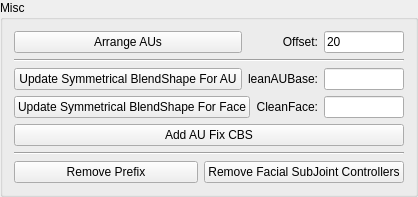
           <widget class="QGroupBox" name="MiscellaneousGroupBox">
            <property name="minimumSize">
             <size>
              <width>0</width>
              <height>0</height>
             </size>
            </property>
            <property name="maximumSize">
             <size>
              <width>16777215</width>
              <height>200</height>
             </size>
            </property>
            <property name="mouseTracking">
             <bool>false</bool>
            </property>
            <property name="autoFillBackground">
             <bool>false</bool>
            </property>
            <property name="title">
             <string>Misc</string>
            </property>
            <property name="flat">
             <bool>false</bool>
            </property>
            <layout class="QVBoxLayout" name="verticalLayout_3">
             <item>
              <layout class="QHBoxLayout" name="horizontalLayout_7">
               <item>
                <widget class="QPushButton" name="arrangeAUBtn">
                 <property name="minimumSize">
                  <size>
                   <width>0</width>
                   <height>0</height>
                  </size>
                 </property>
                 <property name="maximumSize">
                  <size>
                   <width>16777215</width>
                   <height>16777215</height>
                  </size>
                 </property>
                 <property name="text">
                  <string>Arrange AUs</string>
                 </property>
                </widget>
               </item>
               <item>
                <widget class="QLabel" name="label_4">
                 <property name="maximumSize">
                  <size>
                   <width>70</width>
                   <height>16777215</height>
                  </size>
                 </property>
                 <property name="text">
                  <string>Offset:</string>
                 </property>
                 <property name="alignment">
                  <set>Qt::AlignRight|Qt::AlignTrailing|Qt::AlignVCenter</set>
                 </property>
                </widget>
               </item>
               <item>
                <widget class="QLineEdit" name="offsetLineEdit">
                 <property name="minimumSize">
                  <size>
                   <width>0</width>
                   <height>0</height>
                  </size>
                 </property>
                 <property name="maximumSize">
                  <size>
                   <width>80</width>
                   <height>16777215</height>
                  </size>
                 </property>
                 <property name="text">
                  <string>20</string>
                 </property>
                </widget>
               </item>
              </layout>
             </item>
             <item>
              <widget class="Line" name="line_4">
               <property name="orientation">
                <enum>Qt::Horizontal</enum>
               </property>
              </widget>
             </item>
             <item>
              <layout class="QHBoxLayout" name="horizontalLayout_8">
               <item>
                <widget class="QPushButton" name="updateSymAUBtn">
                 <property name="minimumSize">
                  <size>
                   <width>0</width>
                   <height>0</height>
                  </size>
                 </property>
                 <property name="text">
                  <string>Update Symmetrical BlendShape For AU</string>
                 </property>
                </widget>
               </item>
               <item>
                <widget class="QLabel" name="label_8">
                 <property name="maximumSize">
                  <size>
                   <width>70</width>
                   <height>16777215</height>
                  </size>
                 </property>
                 <property name="text">
                  <string>CleanAUBase:</string>
                 </property>
                 <property name="alignment">
                  <set>Qt::AlignRight|Qt::AlignTrailing|Qt::AlignVCenter</set>
                 </property>
                </widget>
               </item>
               <item>
                <widget class="QLineEdit" name="cleanAULineEdit">
                 <property name="maximumSize">
                  <size>
                   <width>80</width>
                   <height>16777215</height>
                  </size>
                 </property>
                </widget>
               </item>
              </layout>
             </item>
             <item>
              <layout class="QHBoxLayout" name="horizontalLayout_9">
               <item>
                <widget class="QPushButton" name="updateSymFaceBtn">
                 <property name="minimumSize">
                  <size>
                   <width>0</width>
                   <height>0</height>
                  </size>
                 </property>
                 <property name="text">
                  <string>Update Symmetrical BlendShape For Face</string>
                 </property>
                </widget>
               </item>
               <item>
                <widget class="QLabel" name="label_11">
                 <property name="maximumSize">
                  <size>
                   <width>70</width>
                   <height>16777215</height>
                  </size>
                 </property>
                 <property name="text">
                  <string>CleanFace:</string>
                 </property>
                 <property name="alignment">
                  <set>Qt::AlignRight|Qt::AlignTrailing|Qt::AlignVCenter</set>
                 </property>
                </widget>
               </item>
               <item>
                <widget class="QLineEdit" name="cleanFaceLineEdit">
                 <property name="maximumSize">
                  <size>
                   <width>80</width>
                   <height>16777215</height>
                  </size>
                 </property>
                </widget>
               </item>
              </layout>
             </item>
             <item>
              <widget class="QPushButton" name="addAUFixCBSBtn">
               <property name="minimumSize">
                <size>
                 <width>0</width>
                 <height>0</height>
                </size>
               </property>
               <property name="maximumSize">
                <size>
                 <width>16777215</width>
                 <height>16777215</height>
                </size>
               </property>
               <property name="text">
                <string>Add AU Fix CBS</string>
               </property>
              </widget>
             </item>
             <item>
              <widget class="Line" name="line_5">
               <property name="orientation">
                <enum>Qt::Horizontal</enum>
               </property>
              </widget>
             </item>
             <item>
              <layout class="QHBoxLayout" name="horizontalLayout_10">
               <item>
                <widget class="QPushButton" name="removePrefixBtn">
                 <property name="minimumSize">
                  <size>
                   <width>0</width>
                   <height>0</height>
                  </size>
                 </property>
                 <property name="text">
                  <string>Remove Prefix</string>
                 </property>
                </widget>
               </item>
               <item>
                <widget class="QPushButton" name="removeSubJointBtn">
                 <property name="minimumSize">
                  <size>
                   <width>0</width>
                   <height>0</height>
                  </size>
                 </property>
                 <property name="text">
                  <string>Remove Facial SubJoint Controllers</string>
                 </property>
                </widget>
               </item>
              </layout>
             </item>
            </layout>
           </widget>
